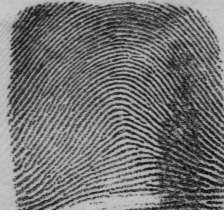
#> input picture src/Fingerprint/fingerprint_data/sd4/data/f0043_08_1_0.png, 224 x 224 px; its folder holds 4 pictures in this run
$ python load_sd4.py
#> lines starting #> are read from the running program, lines starting #| are printed output that depends on the picture
import cv2
import os
import project_config
import numpy as np
import random
import RAM.config as cfg
#convert raw data pngs to small size pngs with labels in their filenames
def load(src_folder):

    files = os.listdir(src_folder)

    files = [each for each in files if each.endswith('png')]

    files = sorted(files)
    random.seed(1024)
    random.shuffle(files)
    split_point = int(len(files) / 10)

    X_train_files = files[split_point:]
    X_test_files = files[:split_point]

    y_train = [int(each.split('_')[3][0]) for each in X_train_files]
    y_test = [int(each.split('_')[3][0]) for each in X_test_files]

    X_train = []
    X_test = []
    c = cfg.Config()
    for each in X_train_files:
        img_path = os.path.join(src_folder,each)
        #cv2
        img = cv2.imread(img_path,cv2.IMREAD_GRAYSCALE)
#> img is the input picture: shape (224, 224); min 12, max 255, mean 122.8
        #resize
        img = cv2.resize(img, (c.original_size, c.original_size))
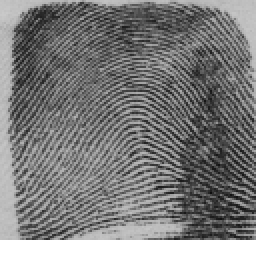
#> img: shape (128, 128) (shown 2 times larger); min 14, max 255, mean 122.7
        # cv2.imshow('',img)
        # cv2.waitKey()
        X_train.append(img)
#> pass 2 of the loop in load, `for each in X_train_files:`:
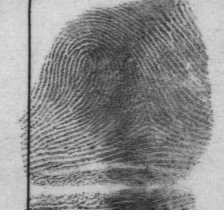
#> input picture src/Fingerprint/fingerprint_data/sd4/data/f0034_10_1_1.png, 224 x 224 px
#> in load, img is the input picture: shape (224, 224); min 33, max 255, mean 147.4
#> in load, `img = cv2.resize(img, (c.original_size, c.original_size))`:
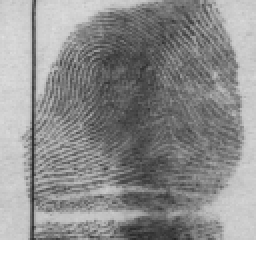
#> img: shape (128, 128) (shown 2 times larger); min 37, max 255, mean 147.2
#> pass 3 of the loop in load, `for each in X_train_files:`:
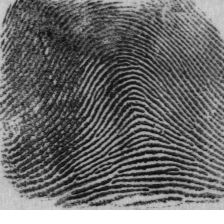
#> input picture src/Fingerprint/fingerprint_data/sd4/data/f0027_08_1_0.png, 224 x 224 px
#> in load, img is the input picture: shape (224, 224); min 11, max 255, mean 107.2
#> in load, `img = cv2.resize(img, (c.original_size, c.original_size))`:
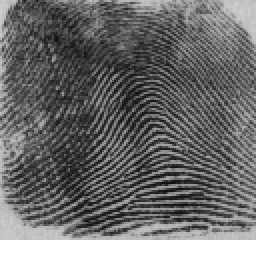
#> img: shape (128, 128) (shown 2 times larger); min 15, max 255, mean 107.1
#> the loop made 4 passes; the first 3 are shown


    for each in X_test_files:
        img_path = os.path.join(src_folder,each)
        #cv2
        img = cv2.imread(img_path,cv2.IMREAD_GRAYSCALE)
        #resize
        img = cv2.resize(img, (c.original_size, c.original_size))

        X_test.append(img)

#> (the run stopped early here; a loop or call above may not have finished)
